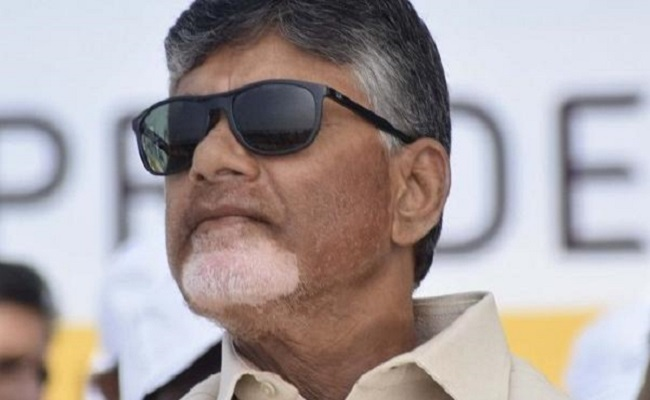
#> input picture TestImages/cbn11.jpg, 650 x 400 px
$ jupyter execute --allow-errors tester.ipynb
#> lines starting #> are read from the running program, lines starting #| are printed output that depends on the picture
### faceRecognition.py
import cv2
import os
import numpy as np

#This module contains all common functions that are called in tester.py file


#Given an image below function returns rectangle for face detected alongwith gray scale image
def faceDetection(test_img):
    gray_img=cv2.cvtColor(test_img,cv2.COLOR_BGR2GRAY)#convert color image to grayscale
    face_haar_cascade=cv2.CascadeClassifier('HaarCascade/haarcascade_frontalface_default.xml')#Load haar classifier
    faces=face_haar_cascade.detectMultiScale(gray_img,scaleFactor=1.32,minNeighbors=5)#detectMultiScale returns rectangles

    return faces,gray_img

#Given a directory below function returns part of gray_img which is face alongwith its label/ID
# [33 lines left out: functions labels_for_training_data, train_classifier, not called in this run]

#Below function draws bounding boxes around detected face in image
def draw_rect(test_img,face):
    (x,y,w,h)=face
    cv2.rectangle(test_img,(x,y),(x+w,y+h),(255,0,0),thickness=5)

#Below function writes name of person for detected label
def put_text(test_img,text,x,y):
    cv2.putText(test_img,text,(x,y),cv2.FONT_HERSHEY_DUPLEX,2,(255,0,0),4)

### tester.ipynb
[cell 1]
import cv2
import os
import numpy as np

import faceRecognition as fr


#This module takes images  stored in diskand performs face recognition
test_img=cv2.imread('TestImages/cbn11.jpg')#test_img path
#> test_img is the input picture: shape (400, 650, 3); mean B, G, R 159.7, 158.8, 168.1
faces_detected,gray_img=fr.faceDetection(test_img)
#> in faceDetection, `gray_img=cv2.cvtColor(test_img,cv2.COLOR_BGR2GRAY)#convert color image..`:
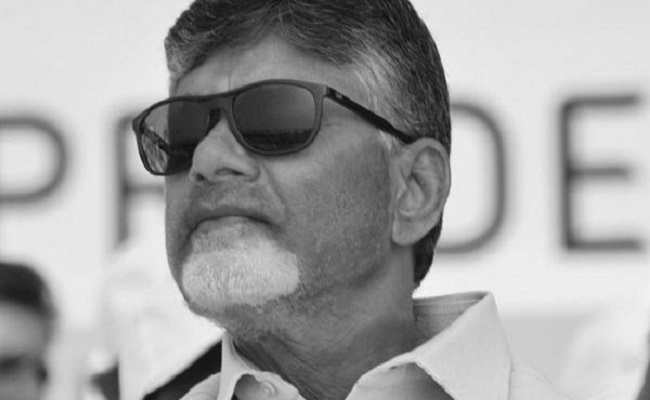
#> gray_img: shape (400, 650); min 12, max 250, mean 161.7
#> in faceDetection, `faces=face_haar_cascade.detectMultiScale(gray_img,scaleFactor=1.32,min..`: faces = ()
#> faces_detected = ()
print("faces_detected:",faces_detected)
#| faces_detected: ()

"""
#Comment belows lines when running this program second time.Since it saves training.yml file in directory
faces,faceID=fr.labels_for_training_data('trainingImages')
face_recognizer=fr.train_classifier(faces,faceID)
face_recognizer.write('trainingData.yml')
"""
#Uncomment below line for subsequent runs
face_recognizer=cv2.face.LBPHFaceRecognizer_create()
#> (the rest of this cell did not finish here and is left out)


$ run again, with TestImages/cbn2.jpg copied over TestImages/cbn11.jpg
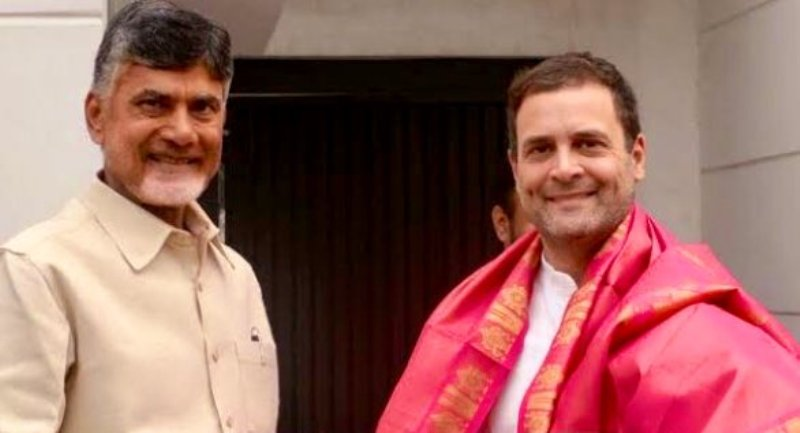
#> input picture TestImages/cbn2.jpg, 800 x 433 px
#> test_img is the input picture: shape (433, 800, 3); mean B, G, R 97.3, 103.2, 152.5
#> in faceDetection, `gray_img=cv2.cvtColor(test_img,cv2.COLOR_BGR2GRAY)#convert color image..`:
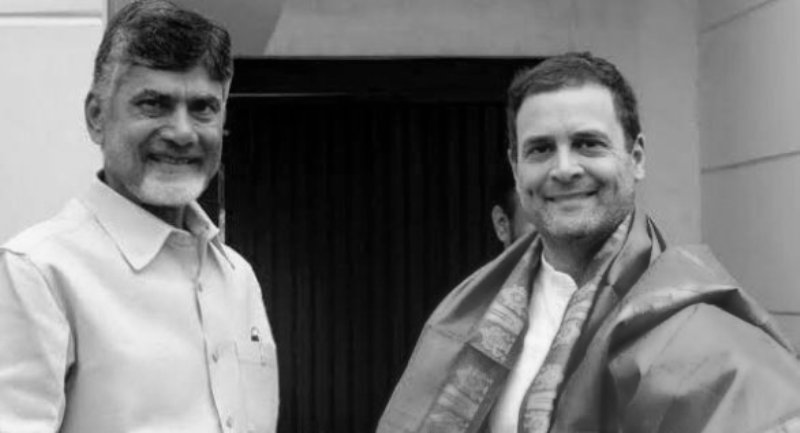
#> gray_img: shape (433, 800); min 0, max 249, mean 117.2
#> faces = [[108, 50, 144, 144], [492, 90, 148, 148]]
#| faces_detected: [[108  50 144 144]
#|  [492  90 148 148]]

$ run again, with TestImages/cbn5.jpg copied over TestImages/cbn11.jpg
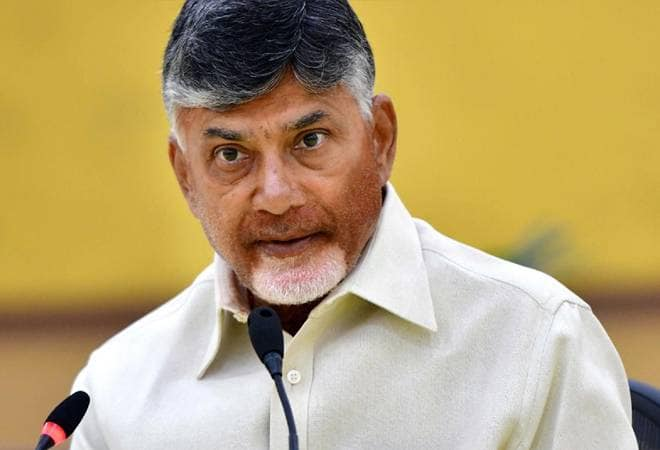
#> input picture TestImages/cbn5.jpg, 660 x 450 px
#> test_img is the input picture: shape (450, 660, 3); mean B, G, R 113.4, 163.4, 186.2
#> in faceDetection, `gray_img=cv2.cvtColor(test_img,cv2.COLOR_BGR2GRAY)#convert color image..`:
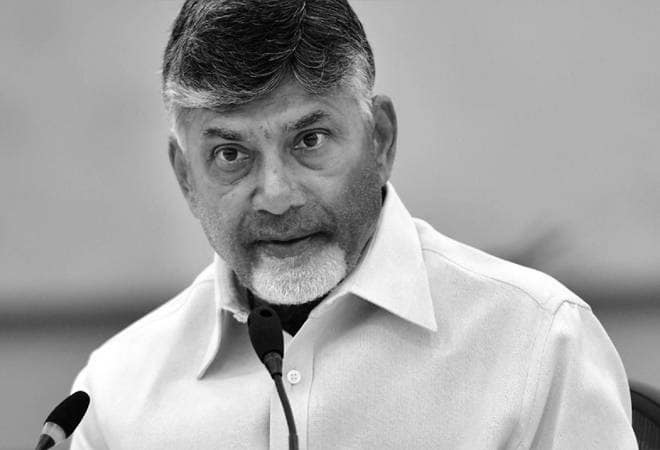
#> gray_img: shape (450, 660); min 0, max 255, mean 164.5
#> faces = ()
#| faces_detected: ()

$ run again, with TestImages/cbn6.jpg copied over TestImages/cbn11.jpg
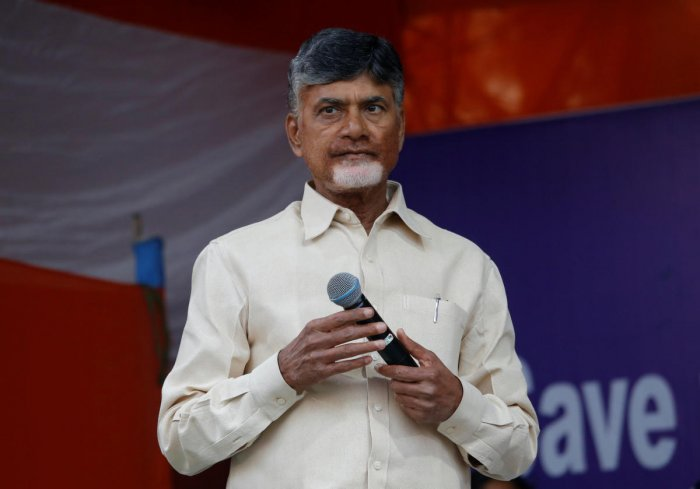
#> input picture TestImages/cbn6.jpg, 700 x 489 px
#> test_img is the input picture: shape (489, 700, 3); mean B, G, R 79.5, 70, 93
#> in faceDetection, `gray_img=cv2.cvtColor(test_img,cv2.COLOR_BGR2GRAY)#convert color image..`:
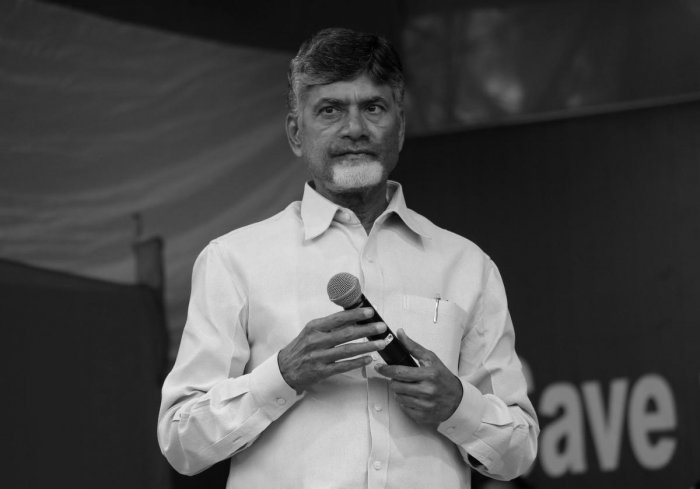
#> gray_img: shape (489, 700); min 0, max 254, mean 78
#> faces = [[293, 60, 121, 121]]
#| faces_detected: [[293  60 121 121]]
